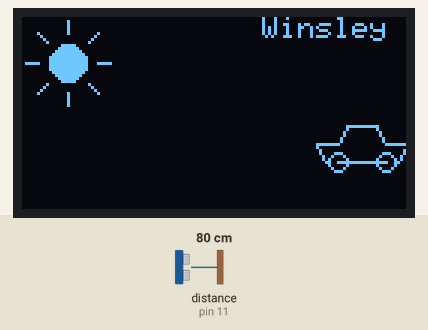
Recording of a sketch running on a simulated Arduino Uno, built with avr-gcc and run on an emulated ATmega328P. Parts: 128×64 one-colour display. Wiring (inferred from the names in the program): ultrasonic range finder: trigger pin 12; echo pin 11. The test bench sets the inputs (shaded band); at power-on: distance to the obstacle (sensor on pin 11) 80 cm. The echo pulse lasts 58.3 µs per cm; what the sketch prints to the serial monitor is not drawn.

Above: at 1.2 s.
1.3 s: distance to the obstacle (sensor on pin 11) set to 2 cm
At 2.8 s:
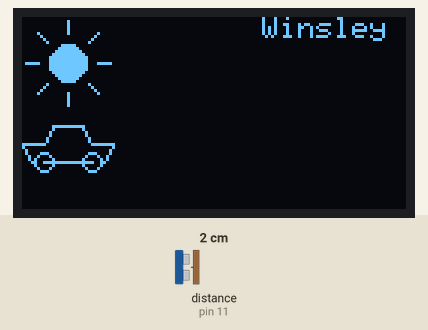
3.8 s: distance to the obstacle (sensor on pin 11) set to 18 cm
At 5.2 s:
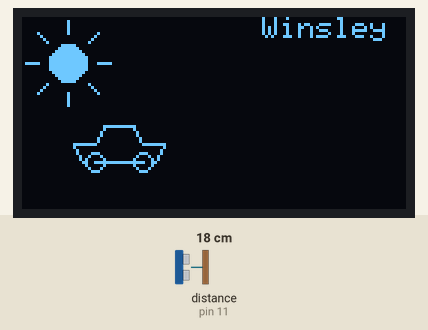
5.5 s: distance to the obstacle (sensor on pin 11) set to 35 cm
At 6.6 s:
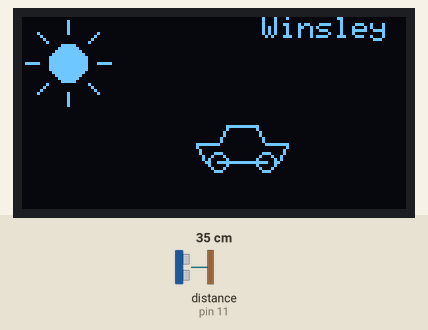
Timing chart, 0 to 8.5 s (numbered marks = the images above; inputs shaded):
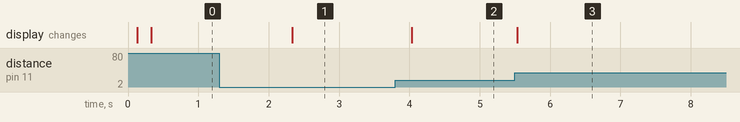

Measured:
- after the input at 1.3 s, the display: changes after 1.0 s (image 1)
- after the input at 3.8 s, the display: changes after 0.23 s (image 2)
- after the input at 5.5 s, the display: changes at once (image 3)

The sketch:

labo_01.ino
```cpp
#include <Wire.h>
#include <Adafruit_GFX.h>
#include <Adafruit_SSD1306.h>

#define ECHO_PIN 11
#define TRIGGER_PIN 12

Adafruit_SSD1306 display(128, 64, &Wire, -1);

const int CAR_WIDTH = 30;
const int CAR_Y = 42;

int carX = (128 - CAR_WIDTH) / 2;

const int distMin = 10;
const int distMax = 50;

const int mapMin = 0;
const int mapMax = 128 - CAR_WIDTH;

float lastDistance = distMin;

void setup() {
  Serial.begin(9600);

  pinMode(TRIGGER_PIN, OUTPUT);
  pinMode(ECHO_PIN, INPUT);

  display.begin(SSD1306_SWITCHCAPVCC, 0x3C);
  display.clearDisplay();

  display.setTextSize(1);
  display.setTextColor(SSD1306_WHITE);
  display.display();
}

void loop() {
  unsigned long currentTime = millis();

  sonarTask(currentTime);
  displayTask(currentTime);
}

void sonarTask(unsigned long ct) {
  const int interval = 250;
  static unsigned long previousTime = 0;

  if (ct - previousTime < interval) {
    return;
  }
  previousTime = ct;

  long duration;
  float distance;

  digitalWrite(TRIGGER_PIN, LOW);
  delayMicroseconds(2);

  digitalWrite(TRIGGER_PIN, HIGH);
  delayMicroseconds(10);

  digitalWrite(TRIGGER_PIN, LOW);

  duration = pulseIn(ECHO_PIN, HIGH);
  distance = duration * 0.034 / 2;

  if (distance >= 2 && distance <= 400) {
    lastDistance = distance;
  }

  Serial.print("Distance : ");
  Serial.print(lastDistance);
  Serial.println(" cm");

  float clamped = constrain(lastDistance, distMin, distMax);

  carX = map(clamped, distMin, distMax, mapMin, mapMax);
}

void displayTask(unsigned long ct) {
  const int interval = 100;
  static unsigned long previousTime = 0;

  if (ct - previousTime < interval) {
    return;
  }
  previousTime = ct;

  display.clearDisplay();

  drawSun(15, 15);

  drawCar(carX, CAR_Y);

  display.setCursor(80, 0);
  display.print("Winsley");

  display.display();
}

void drawSun(int x, int y) {
  display.fillCircle(x, y, 6, SSD1306_WHITE);

  display.drawLine(x, y - 10, x, y - 14, SSD1306_WHITE);
  display.drawLine(x, y + 10, x, y + 14, SSD1306_WHITE);
  display.drawLine(x - 10, y, x - 14, y, SSD1306_WHITE);
  display.drawLine(x + 10, y, x + 14, y, SSD1306_WHITE);

  display.drawLine(x - 7, y - 7, x - 10, y - 10, SSD1306_WHITE);
  display.drawLine(x + 7, y - 7, x + 10, y - 10, SSD1306_WHITE);
  display.drawLine(x - 7, y + 7, x - 10, y + 10, SSD1306_WHITE);
  display.drawLine(x + 7, y + 7, x + 10, y + 10, SSD1306_WHITE);
}

void drawCar(int x, int y) {
  display.drawLine(x + 7,  y,      x + 10, y - 6, SSD1306_WHITE);
  display.drawLine(x + 10, y - 6,  x + 20, y - 6, SSD1306_WHITE);
  display.drawLine(x + 20, y - 6,  x + 23, y,     SSD1306_WHITE);

  display.drawLine(x,      y,      x + 7,  y,     SSD1306_WHITE);
  display.drawLine(x + 23, y,      x + 30, y,     SSD1306_WHITE);
  display.drawLine(x,      y,      x + 3,  y + 6, SSD1306_WHITE);
  display.drawLine(x + 30, y,      x + 27, y + 6, SSD1306_WHITE);

  display.drawLine(x + 7, y + 6, x + 23, y + 6, SSD1306_WHITE);

  display.drawCircle(x + 7,  y + 6, 3, SSD1306_WHITE);
  display.drawCircle(x + 23, y + 6, 3, SSD1306_WHITE);
}
```
